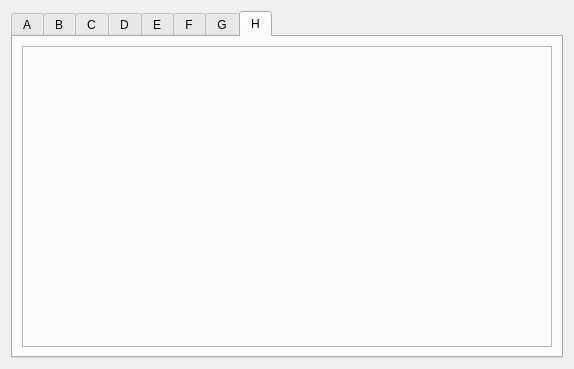
<?xml version="1.0" encoding="UTF-8"?>
<ui version="4.0">
 <class>EFrame</class>
 <widget class="QEFrame" name="EFrame">
  <property name="geometry">
   <rect>
    <x>0</x>
    <y>0</y>
    <width>574</width>
    <height>369</height>
   </rect>
  </property>
  <property name="windowTitle">
   <string>Profile plot</string>
  </property>
  <layout class="QVBoxLayout" name="verticalLayout_3">
   <item>
    <widget class="QTabWidget" name="tabWidget">
     <property name="currentIndex">
      <number>7</number>
     </property>
     <property name="elideMode">
      <enum>Qt::ElideNone</enum>
     </property>
     <widget class="QWidget" name="tab">
      <attribute name="title">
       <string>A</string>
      </attribute>
      <layout class="QVBoxLayout" name="verticalLayout_2">
       <item>
        <widget class="QFrame" name="frame_2">
         <property name="frameShape">
          <enum>QFrame::StyledPanel</enum>
         </property>
         <property name="frameShadow">
          <enum>QFrame::Raised</enum>
         </property>
         <layout class="QVBoxLayout" name="verticalLayout">
          <item>
           <widget class="QEPlot" name="qeplot_2">
            <property name="font">
             <font>
              <family>Abyssinica SIL</family>
              <pointsize>9</pointsize>
             </font>
            </property>
            <property name="variable1" stdset="0">
             <string>$(DMC)Prof1:M1CalculatedPositions</string>
            </property>
            <property name="axisEnableX">
             <bool>true</bool>
            </property>
            <property name="gridEnableMajorX">
             <bool>true</bool>
            </property>
            <property name="gridEnableMajorY">
             <bool>true</bool>
            </property>
            <property name="xIncrement">
             <double>1.000000000000000</double>
            </property>
            <property name="timeSpan">
             <UInt>59</UInt>
            </property>
            <property name="tickRate">
             <UInt>50</UInt>
            </property>
           </widget>
          </item>
         </layout>
        </widget>
       </item>
      </layout>
     </widget>
     <widget class="QWidget" name="tab_2">
      <attribute name="title">
       <string>B</string>
      </attribute>
      <layout class="QVBoxLayout" name="verticalLayout_5">
       <item>
        <widget class="QFrame" name="frame_3">
         <property name="frameShape">
          <enum>QFrame::StyledPanel</enum>
         </property>
         <property name="frameShadow">
          <enum>QFrame::Raised</enum>
         </property>
         <layout class="QVBoxLayout" name="verticalLayout_4">
          <item>
           <widget class="QEPlot" name="qeplot_3">
            <property name="font">
             <font>
              <family>Abyssinica SIL</family>
              <pointsize>9</pointsize>
             </font>
            </property>
            <property name="variable1" stdset="0">
             <string>$(DMC)Prof1:M2CalculatedPositions</string>
            </property>
            <property name="axisEnableX">
             <bool>true</bool>
            </property>
            <property name="gridEnableMajorX">
             <bool>true</bool>
            </property>
            <property name="gridEnableMajorY">
             <bool>true</bool>
            </property>
            <property name="xIncrement">
             <double>1.000000000000000</double>
            </property>
            <property name="timeSpan">
             <UInt>59</UInt>
            </property>
            <property name="tickRate">
             <UInt>50</UInt>
            </property>
           </widget>
          </item>
         </layout>
        </widget>
       </item>
      </layout>
     </widget>
     <widget class="QWidget" name="tab_3">
      <attribute name="title">
       <string>C</string>
      </attribute>
      <layout class="QVBoxLayout" name="verticalLayout_7">
       <item>
        <widget class="QFrame" name="frame_4">
         <property name="frameShape">
          <enum>QFrame::StyledPanel</enum>
         </property>
         <property name="frameShadow">
          <enum>QFrame::Raised</enum>
         </property>
         <layout class="QVBoxLayout" name="verticalLayout_6">
          <item>
           <widget class="QEPlot" name="qeplot_4">
            <property name="font">
             <font>
              <family>Abyssinica SIL</family>
              <pointsize>9</pointsize>
             </font>
            </property>
            <property name="variable1" stdset="0">
             <string>$(DMC)Prof1:M3CalculatedPositions</string>
            </property>
            <property name="axisEnableX">
             <bool>true</bool>
            </property>
            <property name="gridEnableMajorX">
             <bool>true</bool>
            </property>
            <property name="gridEnableMajorY">
             <bool>true</bool>
            </property>
            <property name="xIncrement">
             <double>1.000000000000000</double>
            </property>
            <property name="timeSpan">
             <UInt>59</UInt>
            </property>
            <property name="tickRate">
             <UInt>50</UInt>
            </property>
           </widget>
          </item>
         </layout>
        </widget>
       </item>
      </layout>
     </widget>
     <widget class="QWidget" name="tab_4">
      <attribute name="title">
       <string>D</string>
      </attribute>
      <layout class="QVBoxLayout" name="verticalLayout_9">
       <item>
        <widget class="QFrame" name="frame_5">
         <property name="frameShape">
          <enum>QFrame::StyledPanel</enum>
         </property>
         <property name="frameShadow">
          <enum>QFrame::Raised</enum>
         </property>
         <layout class="QVBoxLayout" name="verticalLayout_8">
          <item>
           <widget class="QEPlot" name="qeplot_5">
            <property name="font">
             <font>
              <family>Abyssinica SIL</family>
              <pointsize>9</pointsize>
             </font>
            </property>
            <property name="variable1" stdset="0">
             <string>$(DMC)Prof1:M4CalculatedPositions</string>
            </property>
            <property name="axisEnableX">
             <bool>true</bool>
            </property>
            <property name="gridEnableMajorX">
             <bool>true</bool>
            </property>
            <property name="gridEnableMajorY">
             <bool>true</bool>
            </property>
            <property name="xIncrement">
             <double>1.000000000000000</double>
            </property>
            <property name="timeSpan">
             <UInt>59</UInt>
            </property>
            <property name="tickRate">
             <UInt>50</UInt>
            </property>
           </widget>
          </item>
         </layout>
        </widget>
       </item>
      </layout>
     </widget>
     <widget class="QWidget" name="tab_5">
      <attribute name="title">
       <string>E</string>
      </attribute>
      <layout class="QVBoxLayout" name="verticalLayout_11">
       <item>
        <widget class="QFrame" name="frame_6">
         <property name="frameShape">
          <enum>QFrame::StyledPanel</enum>
         </property>
         <property name="frameShadow">
          <enum>QFrame::Raised</enum>
         </property>
         <layout class="QVBoxLayout" name="verticalLayout_10">
          <item>
           <widget class="QEPlot" name="qeplot_6">
            <property name="font">
             <font>
              <family>Abyssinica SIL</family>
              <pointsize>9</pointsize>
             </font>
            </property>
            <property name="variable1" stdset="0">
             <string>$(DMC)Prof1:M5CalculatedPositions</string>
            </property>
            <property name="axisEnableX">
             <bool>true</bool>
            </property>
            <property name="gridEnableMajorX">
             <bool>true</bool>
            </property>
            <property name="gridEnableMajorY">
             <bool>true</bool>
            </property>
            <property name="xIncrement">
             <double>1.000000000000000</double>
            </property>
            <property name="timeSpan">
             <UInt>59</UInt>
            </property>
            <property name="tickRate">
             <UInt>50</UInt>
            </property>
           </widget>
          </item>
         </layout>
        </widget>
       </item>
      </layout>
     </widget>
     <widget class="QWidget" name="tab_6">
      <attribute name="title">
       <string>F</string>
      </attribute>
      <layout class="QVBoxLayout" name="verticalLayout_13">
       <item>
        <widget class="QFrame" name="frame_7">
         <property name="frameShape">
          <enum>QFrame::StyledPanel</enum>
         </property>
         <property name="frameShadow">
          <enum>QFrame::Raised</enum>
         </property>
         <layout class="QVBoxLayout" name="verticalLayout_12">
          <item>
           <widget class="QEPlot" name="qeplot_7">
            <property name="font">
             <font>
              <family>Abyssinica SIL</family>
              <pointsize>9</pointsize>
             </font>
            </property>
            <property name="variable1" stdset="0">
             <string>$(DMC)Prof1:M6CalculatedPositions</string>
            </property>
            <property name="axisEnableX">
             <bool>true</bool>
            </property>
            <property name="gridEnableMajorX">
             <bool>true</bool>
            </property>
            <property name="gridEnableMajorY">
             <bool>true</bool>
            </property>
            <property name="xIncrement">
             <double>1.000000000000000</double>
            </property>
            <property name="timeSpan">
             <UInt>59</UInt>
            </property>
            <property name="tickRate">
             <UInt>50</UInt>
            </property>
           </widget>
          </item>
         </layout>
        </widget>
       </item>
      </layout>
     </widget>
     <widget class="QWidget" name="tab_7">
      <attribute name="title">
       <string>G</string>
      </attribute>
      <layout class="QVBoxLayout" name="verticalLayout_15">
       <item>
        <widget class="QFrame" name="frame_8">
         <property name="frameShape">
          <enum>QFrame::StyledPanel</enum>
         </property>
         <property name="frameShadow">
          <enum>QFrame::Raised</enum>
         </property>
         <layout class="QVBoxLayout" name="verticalLayout_14">
          <item>
           <widget class="QEPlot" name="qeplot_8">
            <property name="font">
             <font>
              <family>Abyssinica SIL</family>
              <pointsize>9</pointsize>
             </font>
            </property>
            <property name="variable1" stdset="0">
             <string>$(DMC)Prof1:M7CalculatedPositions</string>
            </property>
            <property name="axisEnableX">
             <bool>true</bool>
            </property>
            <property name="gridEnableMajorX">
             <bool>true</bool>
            </property>
            <property name="gridEnableMajorY">
             <bool>true</bool>
            </property>
            <property name="xIncrement">
             <double>1.000000000000000</double>
            </property>
            <property name="timeSpan">
             <UInt>59</UInt>
            </property>
            <property name="tickRate">
             <UInt>50</UInt>
            </property>
           </widget>
          </item>
         </layout>
        </widget>
       </item>
      </layout>
     </widget>
     <widget class="QWidget" name="tab_8">
      <attribute name="title">
       <string>H</string>
      </attribute>
      <layout class="QVBoxLayout" name="verticalLayout_17">
       <item>
        <widget class="QFrame" name="frame_9">
         <property name="frameShape">
          <enum>QFrame::StyledPanel</enum>
         </property>
         <property name="frameShadow">
          <enum>QFrame::Raised</enum>
         </property>
         <layout class="QVBoxLayout" name="verticalLayout_16">
          <item>
           <widget class="QEPlot" name="qeplot_9">
            <property name="font">
             <font>
              <family>Abyssinica SIL</family>
              <pointsize>9</pointsize>
             </font>
            </property>
            <property name="variable1" stdset="0">
             <string>$(DMC)Prof1:M8CalculatedPositions</string>
            </property>
            <property name="axisEnableX">
             <bool>true</bool>
            </property>
            <property name="gridEnableMajorX">
             <bool>true</bool>
            </property>
            <property name="gridEnableMajorY">
             <bool>true</bool>
            </property>
            <property name="xIncrement">
             <double>1.000000000000000</double>
            </property>
            <property name="timeSpan">
             <UInt>59</UInt>
            </property>
            <property name="tickRate">
             <UInt>50</UInt>
            </property>
           </widget>
          </item>
         </layout>
        </widget>
       </item>
      </layout>
     </widget>
    </widget>
   </item>
  </layout>
 </widget>
 <customwidgets>
  <customwidget>
   <class>QwtPlot</class>
   <extends>QFrame</extends>
   <header>qwt_plot.h</header>
  </customwidget>
  <customwidget>
   <class>QEPlot</class>
   <extends>QwtPlot</extends>
   <header>QEPlot.h</header>
  </customwidget>
  <customwidget>
   <class>QEFrame</class>
   <extends>QFrame</extends>
   <header>QEFrame.h</header>
   <container>1</container>
  </customwidget>
 </customwidgets>
 <resources/>
 <connections/>
</ui>
